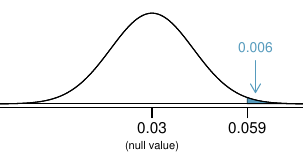

R code for this plot:
library(openintro)
data(COL)

pdf('gearsTwoSampleHTPValueQC.pdf', 3.8*0.8, 1.95*0.8)

par(las=1, mar=c(2.4,0,0.5,0), mgp=c(3,0.5,0))
X <- seq(-4,4,0.01)
Y <- dnorm(X)
plot(X, Y, type='l', axes=F, xlim=c(-3.4,3.4))
axis(1, at=c(-5, 0, 2.3, 5), label=c(0, 0.03, 0.059, 0), cex.axis=0.9)
these <- which((X >= 2.3))
polygon(c(X[these[1]], X[these],X[rev(these)[1]]), c(0,Y[these],0), col=COL[1], lwd=0.5)

lines(X, Y)
abline(h=0)
par(mgp=c(5, 1.3, 0))
axis(1, at=0, '(null value)', cex.axis=0.7)

arrows(2.5, 0.19, 2.5, 0.05, length=0.1, col=COL[1])
text(2.5, 0.18, "0.006", pos=3, cex=0.8, col=COL[1])

dev.off()